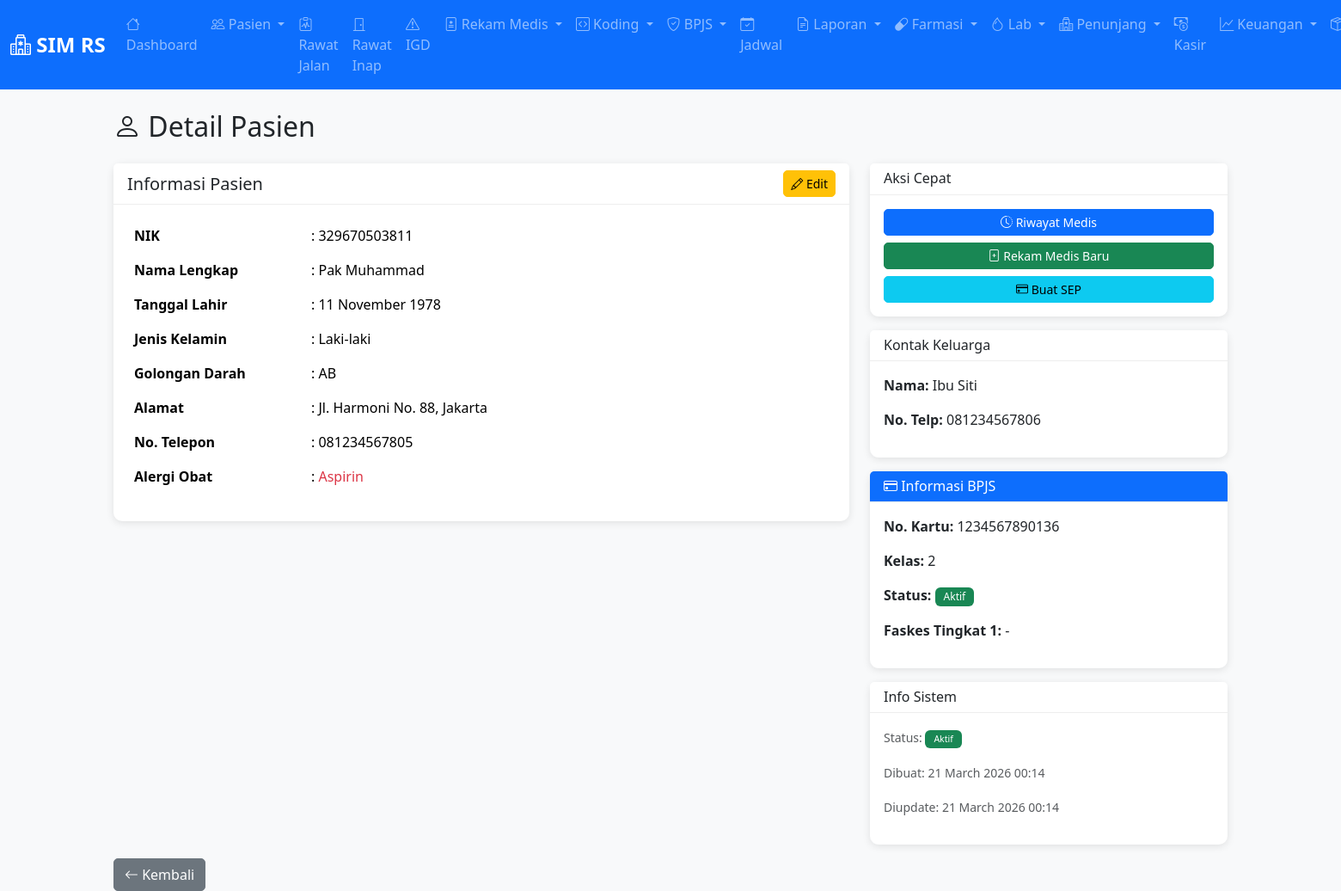
/pasien/15 (signed in), run on the app's committed database.
### app/models.py (models this page shows, shortened)
class Pasien(db.Model):
    __tablename__ = 'pasien'
    id = db.Column(db.Integer, primary_key=True)
    nik = db.Column(db.String(20), unique=True, nullable=False)
    nama_lengkap = db.Column(db.String(150), nullable=False)
    tanggal_lahir = db.Column(db.Date, nullable=False)
    jenis_kelamin = db.Column(db.String(10), nullable=False)  # L/P
    alamat = db.Column(db.Text)
    no_telepon = db.Column(db.String(20))
    nama_keluarga = db.Column(db.String(150))  # Keluarga yang bisa dihubungi
    no_keluarga = db.Column(db.String(20))
    goldarah = db.Column(db.String(5))  # A, B, AB, O
    alergiobat = db.Column(db.Text)
    no_bpjs = db.Column(db.String(20))
    kelas_bpjs = db.Column(db.String(10))  # Kelas 1, 2, 3
    status_bpjs = db.Column(db.String(20), default='aktif')  # aktif, nonaktif
    faskes_tingkat_1 = db.Column(db.String(150))  # Faskes rujukan tingkat 1
    aktif = db.Column(db.Boolean, default=True)
    created_at = db.Column(db.DateTime, default=datetime.utcnow)
    updated_at = db.Column(db.DateTime, default=datetime.utcnow, onupdate=datetime.utcnow)

### app/routes/pasien.py (the view)
@pasien_bp.route('/<int:id>')
@login_required
def detail(id):
    pasien = Pasien.query.get_or_404(id)
    return render_template('pasien/detail.html', pasien=pasien)

### app/models.py (called while the page is built)
@login_manager.user_loader
def load_user(user_id):
    return User.query.get(int(user_id))

### app/templates/pasien/detail.html (shortened to what this page needs)
{% extends "layouts/base.html" %}
{% block content %}
<h2 class="mb-4"><i class="bi bi-person"></i> Detail Pasien</h2>
<div class="row">
    <div class="col-md-8">
        <div class="card">
            <div class="card-header d-flex justify-content-between align-items-center">
                <h5 class="mb-0">Informasi Pasien</h5>
                <a href="{{ url_for('pasien.edit', id=pasien.id) }}" class="btn btn-sm btn-warning">
                    <i class="bi bi-pencil"></i> Edit
                </a>
            </div>
            <div class="card-body">
                <table class="table table-borderless">
                    <tr>
                        <td width="25%"><strong>NIK</strong></td>
                        <td>: {{ pasien.nik }}</td>
                    </tr>
                    <tr>
                        <td><strong>Nama Lengkap</strong></td>
                        <td>: {{ pasien.nama_lengkap }}</td>
                    </tr>
                    <tr>
                        <td><strong>Tanggal Lahir</strong></td>
                        <td>: {{ pasien.tanggal_lahir.strftime('%d %B %Y') }}</td>
                    </tr>
                    <tr>
                        <td><strong>Jenis Kelamin</strong></td>
                        <td>: {% if pasien.jenis_kelamin == 'L' %}Laki-laki{% else %}Perempuan{% endif %}</td>
                    </tr>
                    <tr>
                        <td><strong>Golongan Darah</strong></td>
                        <td>: {{ pasien.goldarah or '-' }}</td>
                    </tr>
                    <tr>
                        <td><strong>Alamat</strong></td>
                        <td>: {{ pasien.alamat or '-' }}</td>
                    </tr>
                    <tr>
                        <td><strong>No. Telepon</strong></td>
                        <td>: {{ pasien.no_telepon or '-' }}</td>
                    </tr>
                    <tr>
                        <td><strong>Alergi Obat</strong></td>
                        <td>: <span class="text-danger">{{ pasien.alergiobat or 'Tidak ada' }}</span></td>
                    </tr>
                </table>
            </div>
        </div>
    </div>
    <div class="col-md-4">
        <div class="card mb-3">
            <div class="card-header">
                <h6 class="mb-0">Aksi Cepat</h6>
            </div>
            <div class="card-body">
                <div class="d-grid gap-2">
                    <a href="{{ url_for('rekam_medis.pasien', pasien_id=pasien.id) }}" class="btn btn-primary btn-sm">
                        <i class="bi bi-clock-history"></i> Riwayat Medis
                    </a>
                    <a href="{{ url_for('rekam_medis.baru') }}?pasien_id={{ pasien.id }}" class="btn btn-success btn-sm">
                        <i class="bi bi-file-plus"></i> Rekam Medis Baru
                    </a>
                    {% if pasien.no_bpjs %}
                    <a href="{{ url_for('bpjs.sep_baru') }}" class="btn btn-info btn-sm">
                        <i class="bi bi-credit-card"></i> Buat SEP
                    </a>
                    {% endif %}
                </div>
            </div>
        </div>
        <div class="card mb-3">
            <div class="card-header">
                <h6 class="mb-0">Kontak Keluarga</h6>
            </div>
            <div class="card-body">
                <p><strong>Nama:</strong> {{ pasien.nama_keluarga or '-' }}</p>
                <p><strong>No. Telp:</strong> {{ pasien.no_keluarga or '-' }}</p>
            </div>
        </div>
        {% if pasien.no_bpjs %}
        <div class="card mb-3 border-primary">
            <div class="card-header bg-primary text-white">
                <h6 class="mb-0"><i class="bi bi-credit-card"></i> Informasi BPJS</h6>
            </div>
            <div class="card-body">
                <p><strong>No. Kartu:</strong> {{ pasien.no_bpjs }}</p>
                <p><strong>Kelas:</strong> {{ pasien.kelas_bpjs or '-' }}</p>
                <p><strong>Status:</strong> {% if pasien.status_bpjs == 'aktif' %}<span class="badge bg-success">Aktif</span>{% else %}<span class="badge bg-danger">Nonaktif</span>{% endif %}</p>
                <p><strong>Faskes Tingkat 1:</strong> {{ pasien.faskes_tingkat_1 or '-' }}</p>
            </div>
        </div>
        {% endif %}
        <div class="card">
            <div class="card-header">
                <h6 class="mb-0">Info Sistem</h6>
            </div>
            <div class="card-body">
                <p><small class="text-muted">Status: {% if pasien.aktif %}<span class="badge bg-success">Aktif</span>{% else %}<span class="badge bg-danger">Nonaktif</span>{% endif %}</small></p>
                <p><small class="text-muted">Dibuat: {{ pasien.created_at.strftime('%d %B %Y %H:%M') }}</small></p>
                <p><small class="text-muted">Diupdate: {{ pasien.updated_at.strftime('%d %B %Y %H:%M') }}</small></p>
            </div>
        </div>
    </div>
</div>
<div class="mt-3">
    <a href="{{ url_for('pasien.index') }}" class="btn btn-secondary">
        <i class="bi bi-arrow-left"></i> Kembali
    </a>
</div>
{% endblock %}

### app/static/css/style.css (style rules this page uses)
:root { --primary-color: #0d6efd; --secondary-color: #6c757d; }
body { font-family: 'Segoe UI', Tahoma, Geneva, Verdana, sans-serif; background-color: #f8f9fa; }
.card { border: none; border-radius: 10px; box-shadow: 0 2px 10px rgba(0, 0, 0, 0.1); }
.card-header { background-color: white; border-bottom: 1px solid #eee; font-weight: 600; }
.btn { border-radius: 5px; }
.badge { padding: 5px 10px; font-weight: 500; }

### data on the page
Pasien: nik "329670503811", nama_lengkap "Pak Muhammad", tanggal_lahir "11 November 1978", goldarah "AB", alamat "Jl. Harmoni No. 88, Jakarta", no_telepon "081234567805", alergiobat "Aspirin", nama_keluarga "Ibu Siti", no_keluarga "081234567806", no_bpjs "1234567890136", kelas_bpjs "2", faskes_tingkat_1 "-", created_at "21 March 2026 00:14", updated_at "21 March 2026 00:14"
